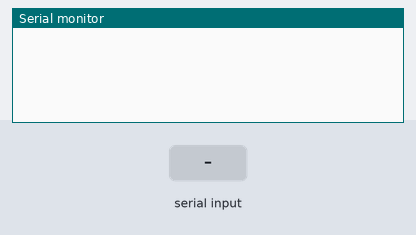
A sketch run on a simulated Arduino Uno, built with avr-gcc and run on an emulated ATmega328P. Parts: the last lines printed to the serial monitor. Inputs (shaded band) come from the test bench.

Above: at 1.2 s.
1.3 s: "90,45\n" received over Serial
At 2.4 s:
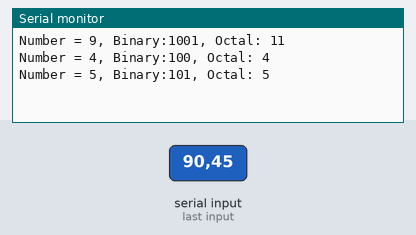
2.8 s: "30,150\n" received over Serial
At 3.3 s:
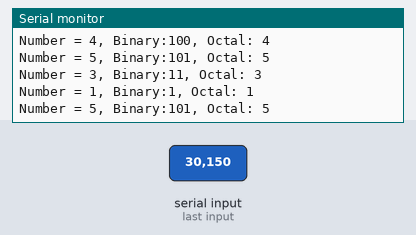
Timing chart, 0 to 5.8 s (numbered marks = the images above; inputs shaded):
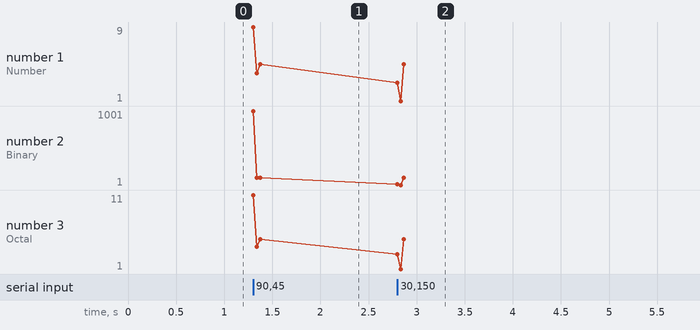

The sketch:

AR25_number.ino.ino
```cpp
/*
 AR25_number.ino
 */

int blinkNumber=0;

// 문자열 두가지를 설정한다.
String stringValue[]={"Binary:", "Octal: "}; // array

void setup() {
  // 9600bps로 시리얼 통신 설정
  Serial.begin(9600);
}

void loop() {
  if(Serial.available()){
    char val =Serial.read();
    if(isDigit(val)){
      blinkNumber=(val-'0');
    }
  }
  if(blinkNumber != 0)
  {
   // 'char Value'를 출력하고 문자열과 숫자를 변수 유형별로 출력한다.
  Serial.print("Number = ");
  Serial.print(blinkNumber);
  Serial.print(", ");
  Serial.print(stringValue[0]);  // stringValue 중 첫 번째 문자열 출력
  Serial.print(blinkNumber,BIN); // 2진수 형태로 출력
  Serial.print(", ");
  Serial.print(stringValue[1]);  // stringValue 중 첫 번째 문자열 출력
  Serial.print(blinkNumber,OCT); // 16진수 형태로 출력
  // 줄바꿈
  Serial.println();
  }

  //점멸 횟수를 리셋함
  blinkNumber=0;
}
```

Measured:
- after the input at 1.3 s, the serial monitor: prints a new line at once (image 1)
- after the input at 2.8 s, the serial monitor: prints a new line at once (image 2)
